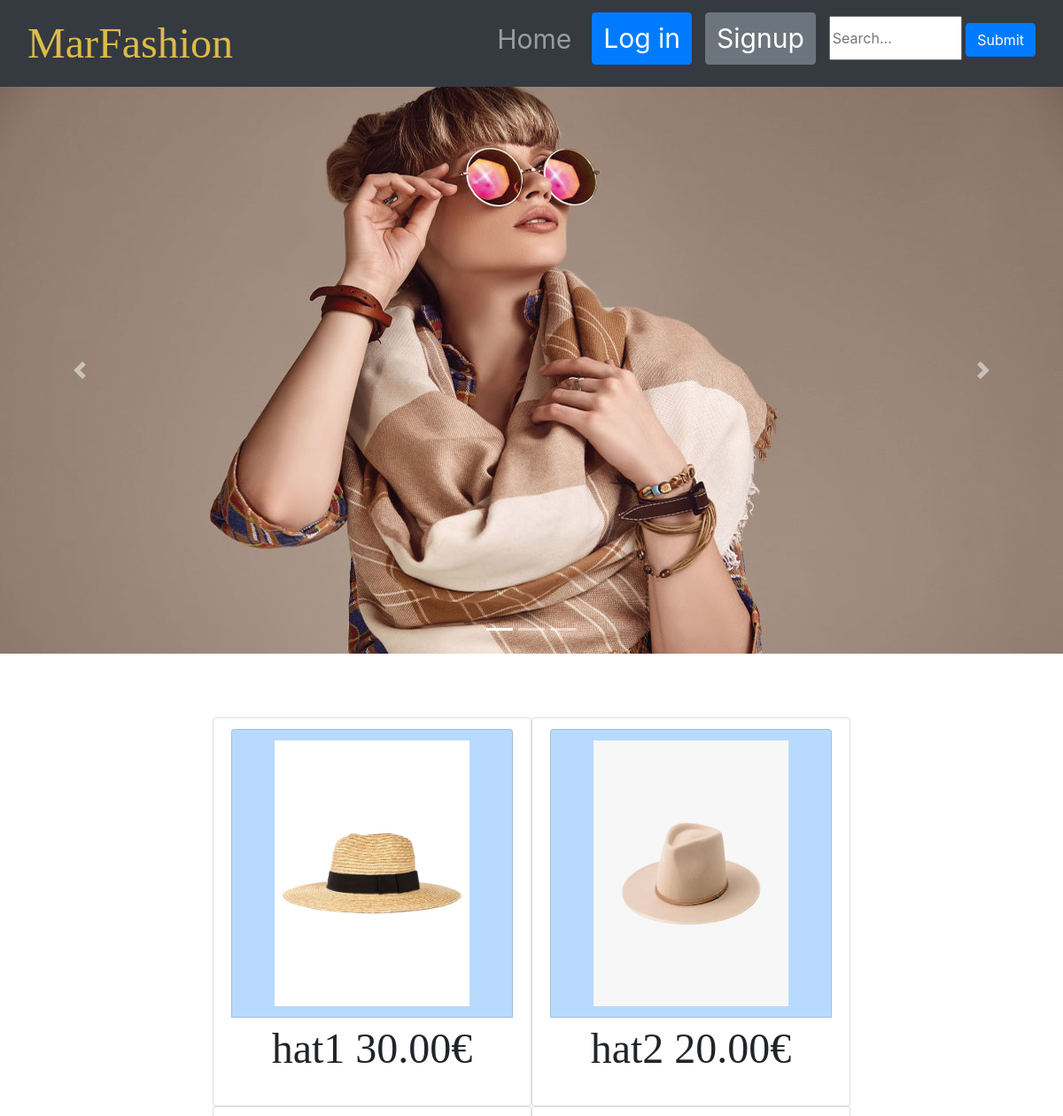
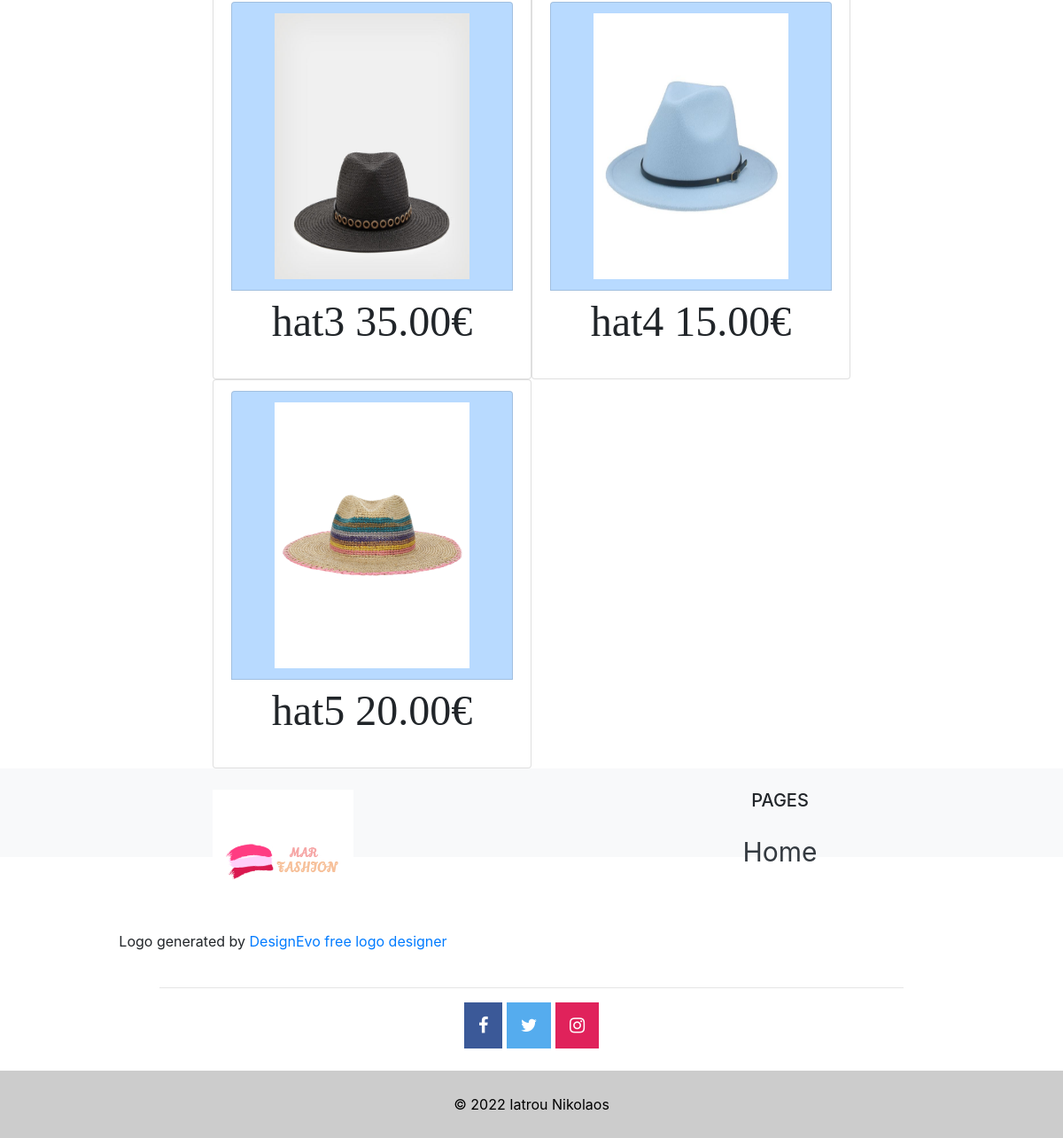
/1/, run on the app's committed database (2 pictures, top to bottom).
### home/models.py (models this page shows)
class Clothes(models.Model):
    idCloth = models.IntegerField()  # 1:hats 2:dresses 3:shoes 4:bags
    id = models.IntegerField(primary_key=True)
    type = models.CharField(max_length=50)
    price = models.DecimalField(max_digits=5, decimal_places=2)
    user = models.ForeignKey(
        User, on_delete=models.CASCADE, related_name="clothes")

### home/views.py (the view)
# urls.py: path('<int:idCloth>/', views.clothes_detail, name='clothes_detail'),
def clothes_detail(request, idCloth):
    clothes = Clothes.objects.filter(idCloth=idCloth)
    return render(request, 'clothes_detail.html', {
        'clothes': clothes,
    })

### home/templates/clothes_detail.html
{% extends 'headerFooter.html' %}
{% load static %}
{% block content %}
    <br class="choices">
        <div id="page-container">
            <div id="content-wrap">
                {% for c in clothes %}
                    <div class="items">
                        <li class="list-group-item">
                        <a href = "{% url 'clothesCart' c.type %}" class="list-group-item list-group-item-action list-group-item-primary">
                        <img src="\static\images\{{c.type}}.jpg" class="imageSize" height="300"></a>
                        <br>
                        <p class="catalogueTitle">{{c.type}} {{ c.price|capfirst }}€</p>
                        </li>
                    </div>
                {% endfor %}
            </div>
        </div>
    <br class="choices">
{% endblock %}

### static/templates/headerFooter.html (shortened to what this page needs)
{% load static %}
<html>
<head>
    <link rel="stylesheet" href="https://cdnjs.cloudflare.com/ajax/libs/font-awesome/4.7.0/css/font-awesome.min.css">
    <link rel="stylesheet" type="text/css" href="{% static 'css/styles.css' %}" />
    <link rel="stylesheet" href="https://cdn.jsdelivr.net/npm/bootstrap@4.3.1/dist/css/bootstrap.min.css"
>
</head>
<body>
    <header>
        <nav id="navbar_top" class="navbar navbar-expand-lg navbar-dark bg-dark">
            <div class="container-fluid">
                <div class="navbar-header">
                    <a class="navbar-brand" id="title" style="font-family: Fantasy; font-size: 3em; color: rgb(221, 187, 74);">MarFashion</a>
                </div>
                <ul class="nav navbar-nav navbar-right">
                    <li class="nav-item"><a class="nav-link" href={% url 'home' %} style="font-size:30px">Home</a></li>
                    {% if user.is_authenticated %}
                        <li class="nav-item"><a class="btn btn-primary" href={% url 'logout' %} style="font-size:30px">Log out</a></li>
                        {% if request.user.id == 1 %}
                            <li class="nav-item"><a class="btn btn-secondary" href={% url 'item.new' %} style="font-size:30px">Add item</a></li>
                            <li class="nav-item"><a class="btn btn-secondary" href={% url 'list' %} style="font-size:30px">View/Edit items</a></li>
                        {% endif %}
                    {% else %}
                        <li class="nav-item"><a class="btn btn-primary" href={% url 'login' %} style="font-size:30px">Log in</a></li>
                        <li class="nav-item"><a class="btn btn-secondary" href={% url 'signup' %} style="font-size:30px">Signup</a></li>
                    {% endif %}
                    <li class="nav-item">
                        <div id="searchBar">
                        <form method='POST' action="{% url 'search' %}">{% csrf_token %}
                            <input class"form-control" style="height:50px; width:150px" placeholder="Search..." name="searched">
                            <button type'submit' class="btn btn-primary">Submit</button>
                        </form>
                        </div>
                    </li>
                </ul>
            </div>
        </nav>
        <div id="carouselIndicators" class="carousel slide" data-ride="carousel">
            <ol class="carousel-indicators">
                <li data-target="#carouselIndicators" data-slide-to="0" class="active"></li>
                <li data-target="#carouselIndicators" data-slide-to="1"></li>
                <li data-target="#carouselIndicators" data-slide-to="2"></li>
            </ol>
            <div class="carousel-inner">
                <div class="carousel-item active">
                    <img class="d-block w-100" src="\static\images\carousel1.jpg" width=100%% alt="First slide">
                    <div class="carousel-caption d-none d-md-block">
                    </div>
                </div>
            </div>
            <a class="carousel-control-prev" href="#carouselIndicators" role="button" data-slide="prev">
                <span class="carousel-control-prev-icon"></span>
            </a>
            <a class="carousel-control-next" href="#carouselIndicators" role="button" data-slide="next">
                <span class="carousel-control-next-icon"></span>
            </a>
        </div>
        <br>
        <br class="choices">
    </header>
</body>
    {% block content %}
    {% endblock %}
<body>
    <footer class="bg-light text-center text-lg-start" id="footer">
        <div class="container p-4">
            <div class="row">
                <div class="col">
                    <div class="image-deree">
                        <img src="\static\images\logo.jpg" style="width: 30%;">
                        <div>Logo generated by <a href="https://www.designevo.com/" title="Free Online Logo Maker">DesignEvo free logo designer</a></div>
                    </div>
                </div>
                <div class="col">
                    <h5 class="text-uppercase mb-0">Pages</h5>
                    <br>
                    <ul class="list-unstyled">
                        <li>
                            <a href={% url 'home' %} style="font-size:30px" class="text-dark">Home</a>
                        </li>
                        <br>
                    </ul>
                </div>
            </div>
        </div>
        <hr style="width: 70%">
        <div class="socials">
            <div class="icon-bar">
                <a href="#" class="facebook"><i class="fa fa-facebook"></i></a>
                <a href="#" class="twitter"><i class="fa fa-twitter"></i></a>
                <a href="#" class="instagram"><i class="fa fa-instagram"></i></a>
            </div>
        </div>
        <div class="text-center p-3" style="background-color: rgba(0, 0, 0, 0.2);">
            <p class="copyright">&copy; 2022 Iatrou Nikolaos</p>
        </div>
    </footer>
</body>
</html>

### static/css/styles.css (style rules this page uses)
body { text-align: center; height: 100%; margin: 50%; padding: 0; }
#page-container { position: relative; min-height: 100vh; }
.imageSize { display: block; margin-left: 10%; width: 80%; }
.items { margin-left: 20%; margin-right: 20%; }
.list-group-item { width: 50%; float: left; font-size: x-large; }
#footer { clear: both; position: relative; height: 100px; }
.copyright { margin-top: 10px; text-align: center; font: size 20px; color: rgb(0, 0, 0); margin-bottom: 10px; }
.socials { text-align: center; padding-bottom: 25px; }
.icon-bar a { display: inline-block; text-align: center; padding: 16px; transition: all 0.3s ease; color: white; font-size: 20px; }
.facebook { background: #3B5998; color: white; }
.twitter { background: #55ACEE; color: white; }
.instagram { background: #e0225b; color: rgb(114, 66, 66); }
.carousel-item { width: 100%; height: 80%; }
#title { font-family: "Cursive"; font-size: 2em; color: rgb(221, 187, 74); }
.catalogueTitle { font-family: 'Brush Script MT', cursive; text-align: center; font-size: 2em; }
#searchBar { padding-top: 2%; }
.nav-item { margin-inline: 15px 0; }

### data on the page
Clothes: type (picture), type "hat1", price "30.00"
Clothes: type (picture), type "hat2", price "20.00"
Clothes: type (picture), type "hat3", price "35.00"
Clothes: type (picture), type "hat4", price "15.00"
Clothes: type (picture), type "hat5", price "20.00"
